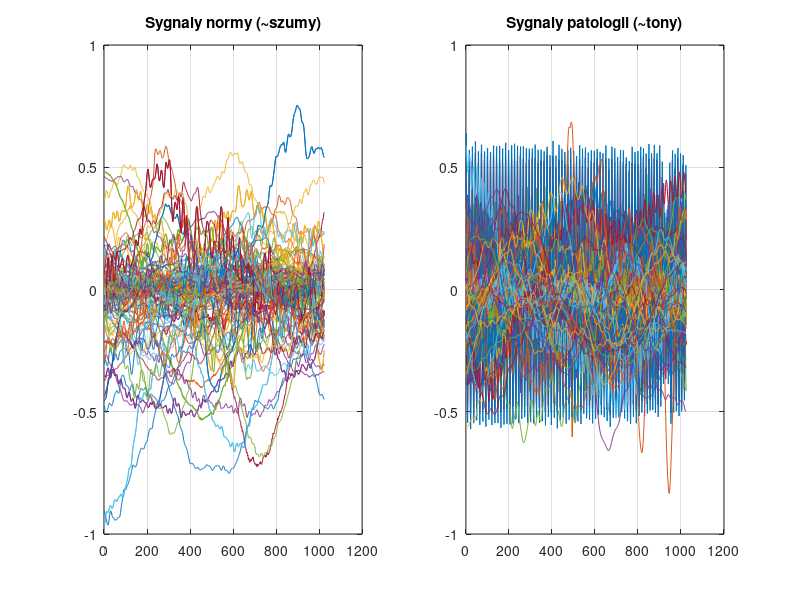

Write the MATLAB code that produced this figure. (Note: this script raises an error after producing the figure.)
% ai_2_svm_kfold_astma.m

% Rozpoznawanie swistow astmatycznych (normalny oddech vs patologiczny)
  clear all; close all;

%% Parametry
  klasyfikator = 1;     % 1 = liniowy, 2 = SVM
  Kblokow = 10;         % liczba blokow sygnalu do cross-walidacji "k-fold": 5, 10  
  Ktestow = 25;         % liczba wszystkich testow: 10, 20, 30, 40, 50  
  Nout = 0;             % 0, 10, 20 - liczba usunietych "najtrudniejszych" sygnalow
  trybpracy = 2;        % 1 = osobno cechy ASE, TI, MOJE
                        % 2 = cechy parami: ASE+TI, ASE+MOJE, TI+MOJE
                        % 3 = wszystkie cechy razem

%% Wczytanie sygnalow  
  load sygnaly_astma.mat  % 130 wektorow (sygnalow) 1024-elementowych dla swistow i normy 
                          % 8000 probek sygnalu na sekunde

  sygnaly1 = oddechNorma;   clear oddechNorma;   % naturalny oddech 
  sygnaly2 = oddechAstma;   clear oddechAstma;   % patologia, swist astmatyczny

     figure           % sygnaly sa w kolumnach dwoch macierzy
     subplot(121); plot( sygnaly1 ); grid; title('Sygnaly normy (~szumy)');
     subplot(122); plot( sygnaly2 ); grid; title('Sygnaly patologii (~tony)');
     pause

%% Opcjonalne usuwanie "najtrudniejszych" sygnalow 
% Numery od najtrudniejszego do najlatwiejszego, pierwszych 20 przypadkow
%  ind1 = [41,47,37,46,18,22,36,20,50,11,53,39,99,49,79,127,1,7,63,12]; % norma
%  ind2 = [100,117,96,119,123,126,107,92,113,101,83,105,130,109,111,108,110,118,78,104]; % patologia
% Usuwanie pirwszych Nout sygnalow
%  sygnaly1(:,ind1(1:Nout))=[];
%  sygnaly2(:,ind2(1:Nout))=[];
% Tyle sygnalow nam zostalo
 [ N1, M1 ] = size( sygnaly1 );  % N=1024 - dlugosc sygnalow (liczba probek) 
 [ N2, M2 ] = size( sygnaly2 );  % M=130  - liczba sygnalow
  
%% Normalizacja - opcjonalne przetwarzanie wstepne
if(0)
  sygnaly1 = sygnaly1 ./ max(abs( sygnaly1 ));   % podziel kazda kolumne przez max(ab())
  sygnaly2 = sygnaly2 ./ max(abs( sygnaly2 ));
end

%% Obliczenie/ekstrakcja trzech cech: ASE (C1), TI (C2), JA (C3)
  [ C_s1 ] = ekstrakcja_cech_astma( sygnaly1 );  % dla normy (sygnaly1)
  [ C_s2 ] = ekstrakcja_cech_astma( sygnaly2 );  % dla astmy (sygnaly2)

%% Rysunki - opcjonalnie, usun wstawiajac z przodu "%"

   rys1_ai_2_astma   % program z opcjonalnymi rysunkami 
   
%% Wybor trybu pracy i cech do testowania (obecnie tylko trzy)  
  if( trybpracy == 1 )     % rozpoznawanie pojedynczymi cechami, podajemy ich numery
      C = [ 1; 2; 3 ];  lbl_char = {'ASE'; 'TI'; 'JA'};
  elseif( trybpracy == 2 ) % rozpoznawanie parami cech, ich numery w kolejnych wierszach
      C = [ 1, 2; 1, 3; 2, 3 ];  lbl_char = {'ASE + TI', 'ASE + JA', 'TI + JA'};
  elseif( trybpracy == 3 )
      C = [ 1, 2, 3 ];  lbl_char = {'ASE + TI + JA'};
  end
  [ Nzestawow, Ncech ] = size(C);    % liczba zestawow cech i liczba cech w zestawie

% Inicjalizacja wskaznikow jakosci rozpoznawania
% https://en.wikipedia.org/wiki/Sensitivity_and_specificity
  work = zeros(Nzestawow, Ktestow);
  TP_n = work;     % true  positive: patologia zdiagnozowana jako patologia 
  TN_n = work;     % true  negative: norma     zdiagnozowana jako norma
  FP_n = work;     % false positive: norma     zdiagnozowana jako patologia
  FN_n = work;     % false negative: patologia zdiagnozowana jako norma
  ACC  = work; PPV = work; NPV = work; SEN = work; SPE = work; % pozostale
  
% #########################################################################
% Procedura "K-fold": uczenie (Kfold-1) blokami, testowanie jednym blokiem
% #########################################################################

  indices = crossvalind('Kfold', Ktestow, Kblokow-1);  % numery blokow do rozpoznawania
  M1_block = M1 / Kblokow;   % liczba sygnalow normalnych w jednym z Kblokow blokow 
  M2_block = M2 / Kblokow;   % liczba sygnalow patologicznych w jednym z Kblokow blokow 
  i_rand = 1;

  for iTest = 1 : Ktestow
    
    iTest,
    if( (iTest ~= 1) && ( mod(iTest-1, Kblokow) == 0) )
        i_rand = i_rand + 1
        ind_1 = randperm(M1);       % sortowanie po pelnym "obrocie" K-fold
        ind_2 = randperm(M2);
        sygnaly1 = sygnaly1(:, ind_1);
        sygnaly2 = sygnaly2(:, ind_2);
    end
    M2_vec = false( M2, 1 );         % zerowanie maski do wyboru bloku sygnalow astmy
    M1_vec = false( M1, 1 );         % zerowanie maski do wyboru bloku sygnalow astmy
                                     % ustawienie maski na sygnaly do rozpoznania 
    M2_vec( indices(iTest)*M2_block : indices(iTest)*M2_block + M2_block-1) = true;  % 
    M1_vec( indices(iTest)*M2_block : indices(iTest)*M2_block + M2_block-1) = true;  % 
    s1u = sygnaly1(: , ~M1_vec );    % wybor sygnalow do nauczania (~maska)
    s1t = sygnaly1(: ,  M1_vec );    % wybor sygnalow do rozpoznawania
    s2u = sygnaly2(: , ~M2_vec );    % wybor sygnalow do nauczania (~maska)
    s2t = sygnaly2(: ,  M2_vec);     % wybor sygnalow do rozpoznawania
    
    %################
    % OBLICZANIE CECH
    %################

    X1_u = ekstrakcja_cech_astma( s1u );  % dla uczenia normy
    X2_u = ekstrakcja_cech_astma( s2u );  % dla uczenia patologii
    X1_t = ekstrakcja_cech_astma( s1t );  % dla testowania normy
    X2_t = ekstrakcja_cech_astma( s2t );  % dla testowania patologii
   
    for iZ = 1 : Nzestawow
      % iZ
        x1_u =  X1_u(:, C(iZ,1:Ncech));  % stan 1 - norma
        x2_u =  X2_u(:, C(iZ,1:Ncech));  % stan 2 - astma
        x1_t =  X1_t(:, C(iZ,1:Ncech));  % stan 1 - norma
        x2_t =  X2_t(:, C(iZ,1:Ncech));  % stan 2 - astma
        v_nauka = [ x1_u; x2_u ];
        v_testy = [ x1_t; x2_t ];
        group = zeros( length(x1_u)+length(x2_u), 1 );
        group( length(x1_u)+1 : length(x1_u)+length(x2_u), 1 ) = 1;
  
      % Najpierw uczenie ("fitting"), potem rozpoznawanie ("predict")
         
        if( klasyfikator == 1 )      % liniowy
            classes = classify( v_testy, v_nauka, group );
        else                         % SVM
            svmStruct = fitcsvm( v_nauka, group, 'KernelFunction','RBF');
            classes   = predict( svmStruct, v_testy );
            CLS( :, iZ, iTest ) = classes;
        end

        TP = 0; FP = 0; FN = 0; TN = 0;
        for i = 1 : length( x1_t )
            if( classes(i)==0 ) TN = TN+1;
            else                FP = FP+1;
            end
        end
        [ln dummy]= size( X1_t );
        for i = 1 : length( x2_t )
            if( classes(ln+i)==1 ) TP = TP+1;
            else                   FN = FN+1;
            end
        end
        TP_n( iZ, iTest ) = TP;               % true positive
        TN_n( iZ, iTest ) = TN;               % true negative
        FP_n( iZ, iTest ) = FP;               % false positive
        FN_n( iZ, iTest ) = FN;               % false negative
        ACC(  iZ, iTest ) = (TN+TP) / (TN+TP+FP+FN); % accuracy (dokladnosc)
        PPV(  iZ, iTest ) = TP / ( TP+FP );   % positive predictive value (precision)
        NPV(  iZ, iTest ) = TN / ( TN+FN );   % negative predictive value
        SEN(  iZ, iTest ) = TP / ( TP+FN );   % sensitivity (czulosc), recall
        SPE(  iZ, iTest ) = TN / ( FP+TN );   % specificity (swoistosc), selectivity
    end
end

% #########################################################################
% Koniec procedury "K-fold" ###############################################
% #########################################################################

%% Koncowe rysunki

   rys2_ai_2_svn_kfold_astma   % program z koncowymi rysunkami 
